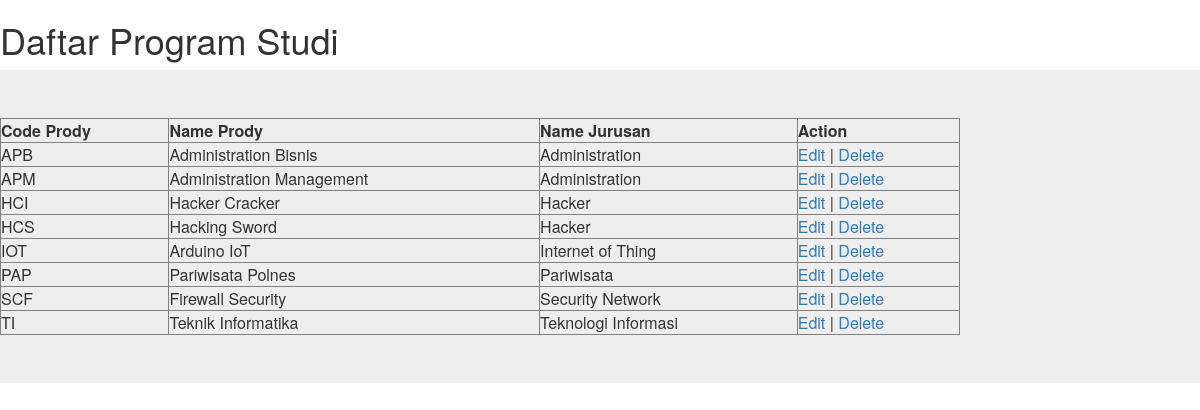
The page /crud-week-kampus/yogi-read-prody.php on the database its author committed.
### tables this page shows
CREATE TABLE `prody` (
  `kd_prody` char(3) NOT NULL,
  `nm_prody` varchar(50) NOT NULL,
  `kd_jur` char(2) NOT NULL
);

CREATE TABLE `jurusan` (
  `kd_jur` char(2) NOT NULL,
  `nm_jur` varchar(30) NOT NULL
);

### crud-week-kampus/yogi-read-prody.php (the view, shortened to what this page needs)
<?php
include_once("../crud-week-kampus/apiEndPoint/connection.php");
$result = mysqli_query($CONN, "SELECT
        pr.kd_prody, pr.nm_prody, jur.nm_jur
    FROM
        jurusan jur, prody pr
    WHERE
        jur.kd_jur = pr.kd_jur");
?>
<html>
<head>
    <link rel="stylesheet" href="https://maxcdn.bootstrapcdn.com/bootstrap/3.4.0/css/bootstrap.min.css">
</head>
<body>
    <h1>Daftar Program Studi</h1>
    <div class="jumbotron text-center">
        <table width='80%' border=1>
            <tr>
                <th>Code Prody</th>
                <th>Name Prody</th>
                <th>Name Jurusan</th>
                <th>Action</th>
            </tr>
            <tr>
                <?php
                while ($user_data = mysqli_fetch_array($result)) {
                    echo "<tr>";
                    echo "<td>" . $user_data['kd_prody'] . "</td>";
                    echo "<td>" . $user_data['nm_prody'] . "</td>";
                    echo "<td>" . $user_data['nm_jur'] . "</td>";
                    if (isset($user_data)) {
                        echo "<td><a href='edit.php'>Edit</a> | <a href='delete.php'>Delete</a></td></tr>";
                    }
                }
                ?>
            </tr>
        </table>
    </div>
</body>
</html>

### rows shown on the page
prody: kd_prody "APB", nm_prody "Administration Bisnis", kd_jur.nm_jur "Administration"
prody: kd_prody "APM", nm_prody "Administration Management", kd_jur.nm_jur "Administration"
prody: kd_prody "HCI", nm_prody "Hacker Cracker", kd_jur.nm_jur "Hacker"
prody: kd_prody "HCS", nm_prody "Hacking Sword", kd_jur.nm_jur "Hacker"
prody: kd_prody "IOT", nm_prody "Arduino IoT", kd_jur.nm_jur "Internet of Thing"
prody: kd_prody "PAP", nm_prody "Pariwisata Polnes", kd_jur.nm_jur "Pariwisata"
prody: kd_prody "SCF", nm_prody "Firewall Security", kd_jur.nm_jur "Security Network"
prody: kd_prody "TI", nm_prody "Teknik Informatika", kd_jur.nm_jur "Teknologi Informasi"
